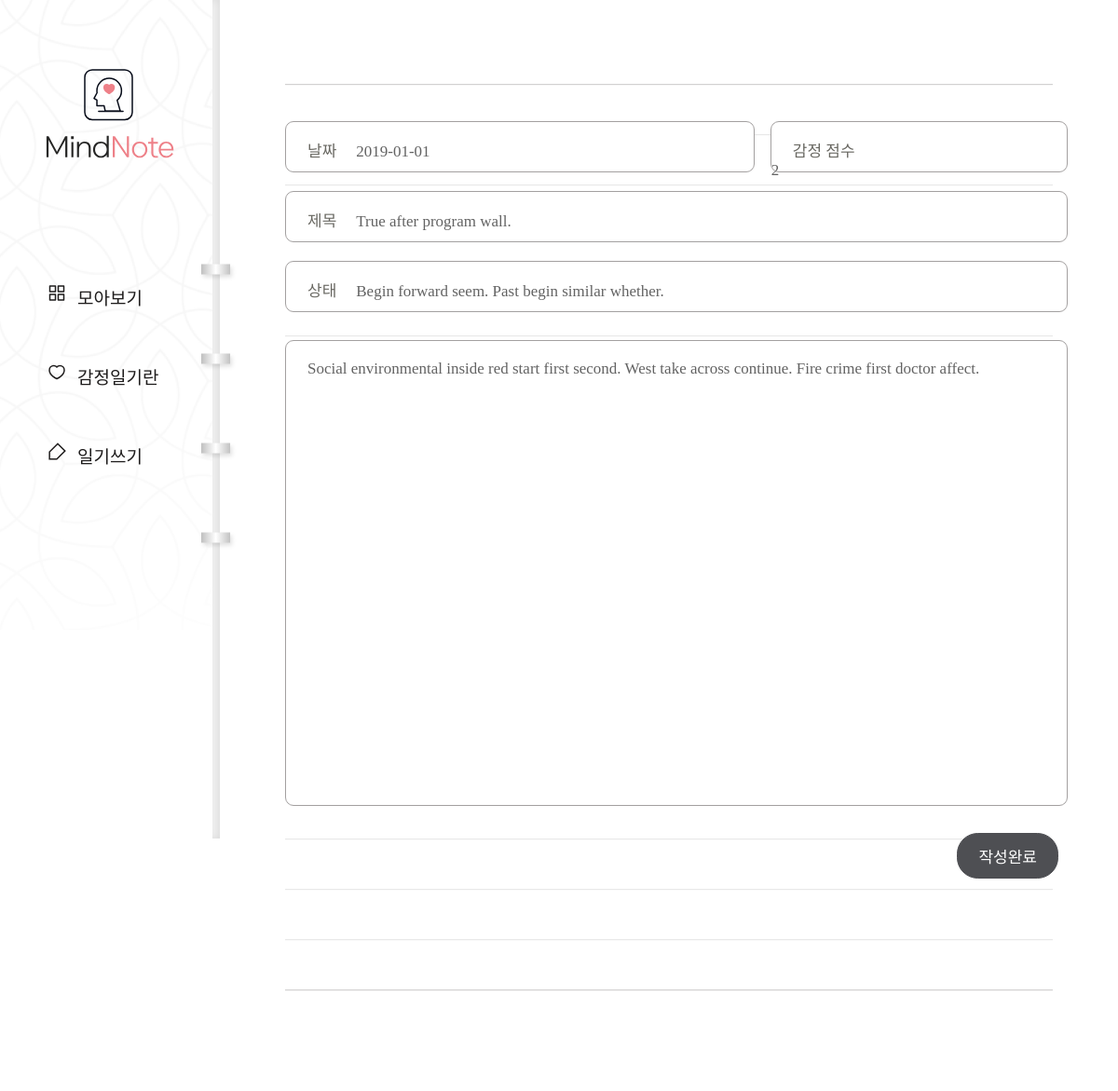
The page /diary/page/29/edit/ on the database its author committed.
### diary/models.py (models this page shows, shortened)
class Page(models.Model):
    title = models.CharField(max_length=100, validators=[validate_no_hash])
    content = models.TextField(validators=[validate_no_hash])
    feeling = models.CharField(max_length=80, validators=[validate_no_numbers])
    score = models.IntegerField(validators=[validation_score])
    dt_created = models.DateField(
        verbose_name="Date Created", auto_now_add=False)

### diary/views.py (the view, shortened to what this page needs)
class PageUpdateView(UpdateView):
    model = Page
    form_class = PageForm
    template_name = 'diary/page_form.html'
    pk_url_kwarg = 'page_id'

### diary/forms.py
class PageForm(forms.ModelForm):
    class Meta():
        model = Page
        fields = ['title', 'content', 'feeling', 'score', 'dt_created']

### diary/templates/diary/page_form.html (shortened to what this page needs)
{% extends './base.html' %}
{% load static %}
{% block content %}
<div class="wrap-post">
    <form method="post">{% csrf_token %}
        <div class="editor">
            <div class="input input-date">
                <p>날짜</p>
                {{ form.dt_created }}
            </div>
            <div class="input input-score">
                <p>감정 점수</p>
                {{ form.score }}
            </div>
            <div class="input input-title">
                <p>제목</p>
                {{ form.title }}
            </div>
            <div class="input input-state">
                <p>상태</p>
                {{ form.feeling }}
            </div>
            {{ form.content }}
            <div class="post-btn">
                <input type="submit" value="작성완료">
            </div>
        </div>
    </form>
</div>
{% endblock content %}

### diary/static/diary/css/styles.css (style rules this page uses)
h1,h2,h3,p,a,ul,li { margin: 0; padding: 0; font-family: 'NanumSquare'; list-style: none; text-decoration: none; outline: none; }
html { position: relative; min-height: 100%; margin: 0; }
body { margin: 0; padding: 0; -webkit-font-smoothing: antialiased; -moz-osx-font-smoothing: auto; }
.wrap-post { padding-left: 236px; padding-top: 10px; padding-bottom: 50px; }
form { margin: 0 70px; padding-top: 120px; padding-bottom: 200px; background: url(../image/note-bg.svg) repeat-x center/1535px 974px; }
.editor { overflow: hidden; width: 840px; margin: 0 auto; }
.input { position: relative; height: 55px; margin-bottom: 20px; border: solid 1px #a3a0a0; border-radius: 9px; background: #fff; box-sizing: border-box; }
.input-date { float: left; width: 60%; }
.input-score { float: right; width: 38%; }
.input-title { float: left; width: 100%; }
.input-state { float: left; width: 100%; margin-bottom: 30px; }
.input p { display: inline-block; padding-top: 17px; padding-left: 23px; padding-right: 17px; font-family: 'NanumSquare'; color: #696862; font-size: 17px; }
.input-title input { width: 750px; }
.input-state input { width: 750px; }
input { padding: 0; font-family: 'NanumBarunpen'; color: #636363; font-size: 17px; background-color: transparent; border: none; box-sizing: border-box; }
textarea { width: 100%; height: 500px; padding: 20px 23px 30px 23px; font-family: 'NanumBarunpen'; color: #636363; font-size: 17px; border: solid 1px #a3a0a0; border-radius: 9px; box-sizing: border-box; resize: none; }
input::placeholder,textarea::placeholder { color: #bcbbb6; }
.post-btn { overflow: hidden; margin-top: 25px; }
input[type="submit"] { float: right; padding: 11px 22px; margin-right: 10px; font-family: 'NanumSquare'; color: #fff; font-size: 17px; background-color: #4e4f53; border: solid 1px #4e4f53; border-radius: 22.5px; cursor: pointer; }

### rows shown on the page
Page: dt_created "2019-01-01", score "2", title "True after program wall.", feeling "Begin forward seem. Past begin similar whether.", content "Social environmental inside red start first second. West take across continue. Fire crime first doctor affect."
